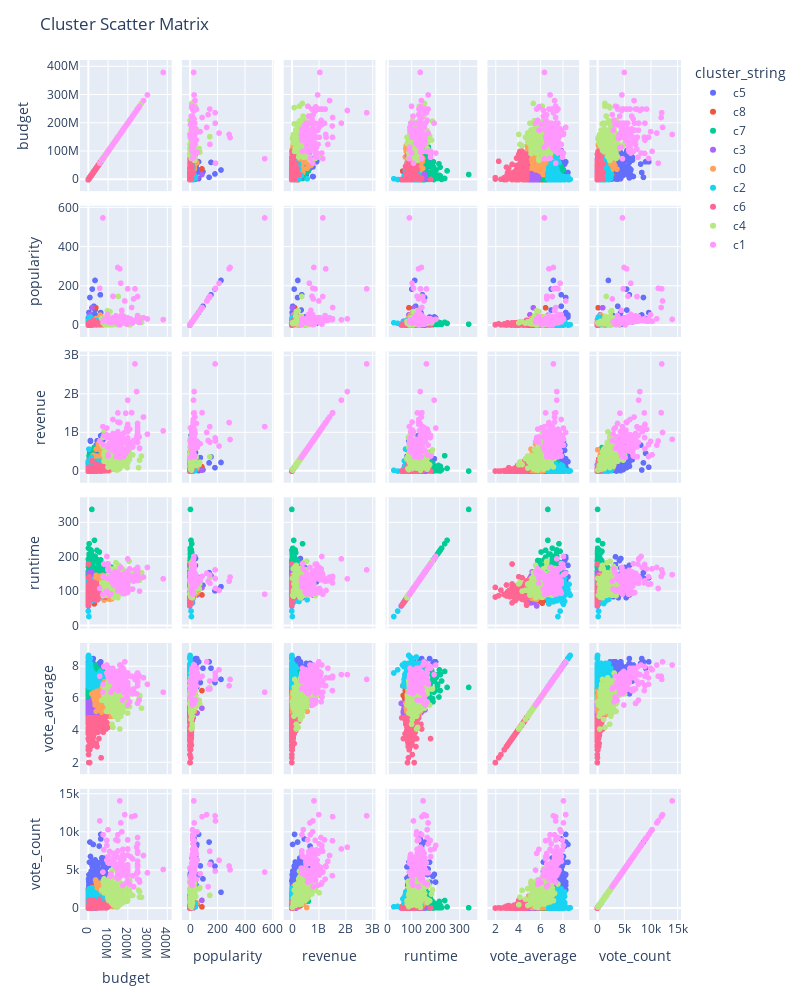

Source (notebook cell):
### Code cell
fig = px.scatter_matrix(smaller_df, dimensions=['budget', 'popularity', 'revenue', 'runtime', 'vote_average', 'vote_count'],
                        color='cluster_string', hover_data=['title', 'genres'])
fig.update_layout(
    title='Cluster Scatter Matrix',
    height=1000,
    width=800
)

iplot(fig)
